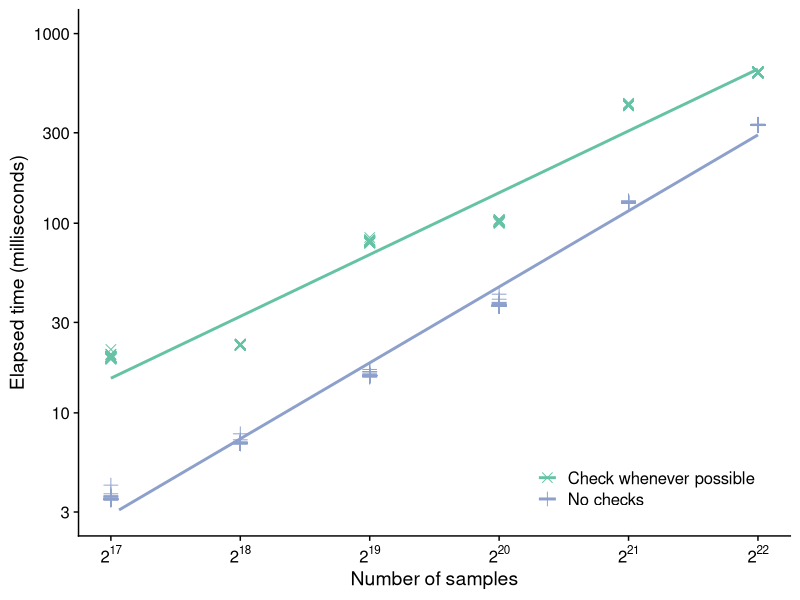
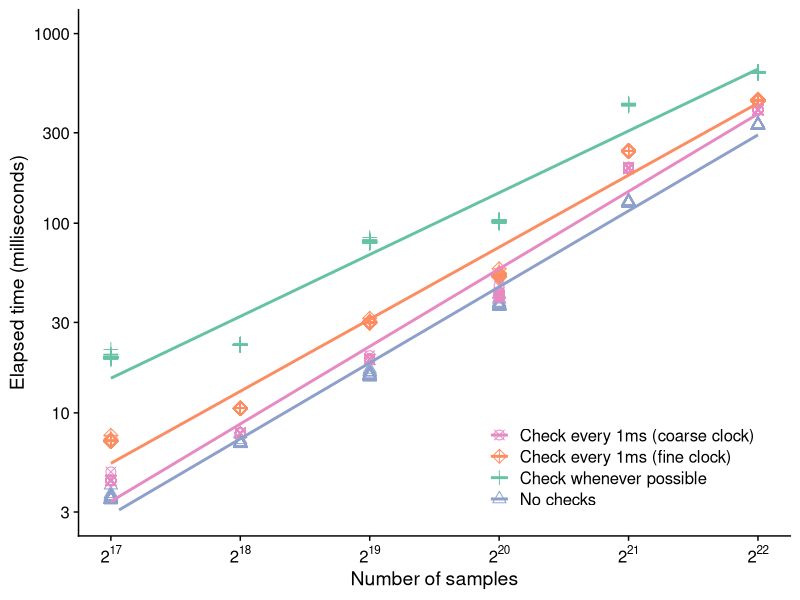
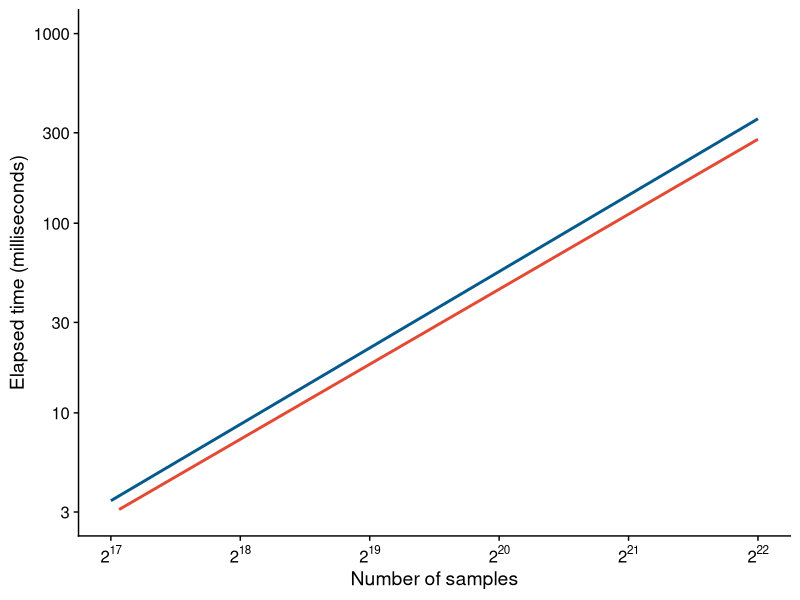
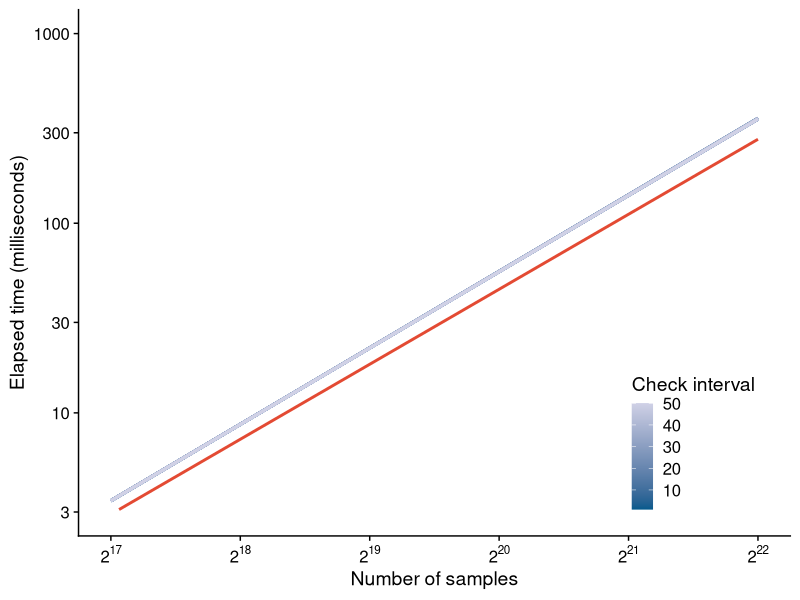
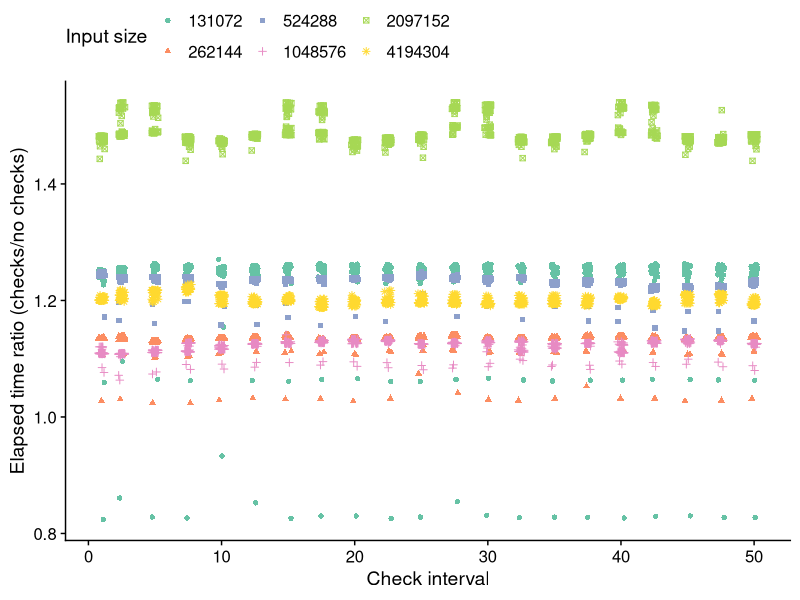
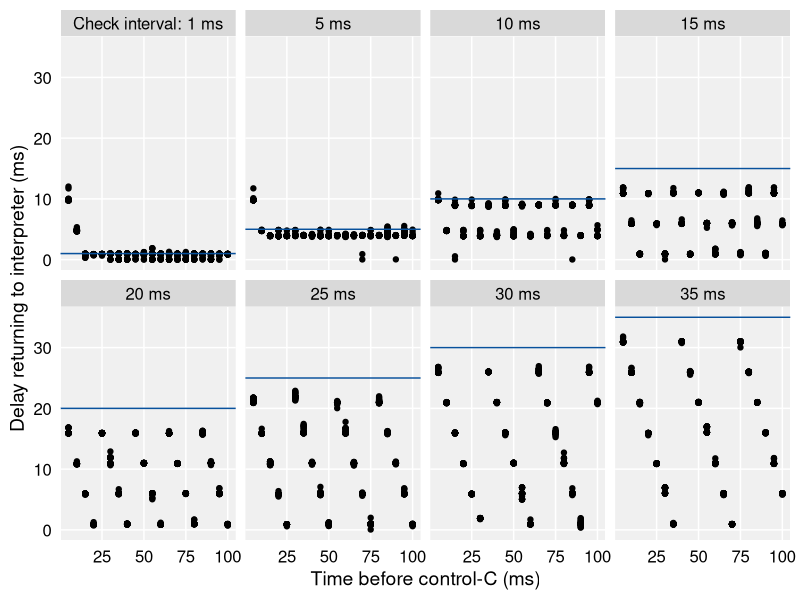
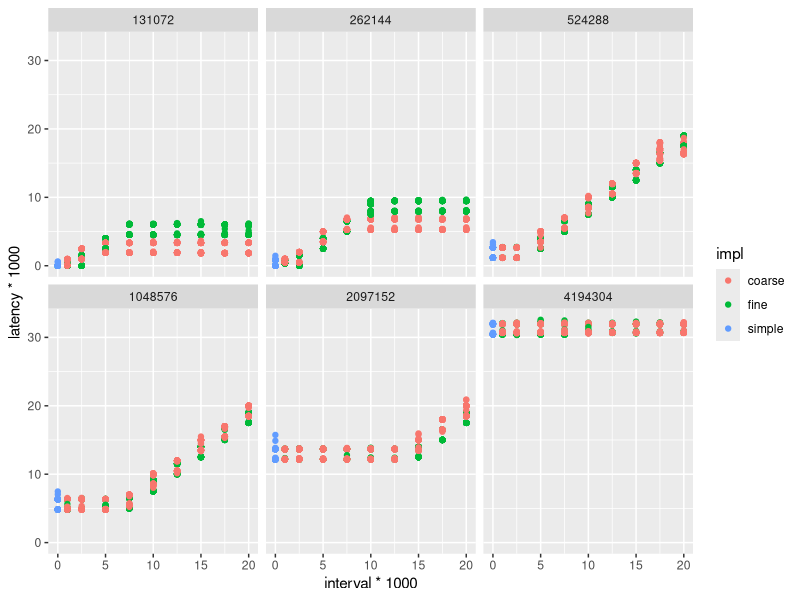

These figures' R source, in order:
suppressPackageStartupMessages({
    library(tidyverse)
    library(cowplot)
})

rt <- read_csv("runtime-all-py312.csv")

## just the cost of check-whenever-possible
ggplot(subset(rt, impl %in% c("none", "simple")),
       aes(x=size, y=elapsed * 1e3, colour=impl, shape=impl)) +
    geom_point(size=3) +
    geom_smooth(method="lm", formula=y~x, se=FALSE) +
    scale_x_continuous(
        "Number of samples",
        transform="log2",
        breaks=unique(rt$size),
        labels=scales::label_log(base=2)
    ) +
    scale_y_continuous(
        "Elapsed time (milliseconds)",
        transform="log10",
        limits=c(3, 1000),
        breaks=scales::breaks_log(6)
    ) +
    scale_colour_manual(
        values=c("simple"="#66c2a5", "none"="#8da0cb"),
        breaks=c("simple", "none"),
        labels=c("Check whenever possible", "No checks")
    ) +
    scale_shape_manual(
        values=c("none"=3, "simple"=4),
        breaks=c("simple", "none"),
        labels=c("Check whenever possible", "No checks")
    ) +
    theme_half_open() +
    theme(legend.position=c(.95, .05),
          legend.justification=c(1, 0),
          legend.title=element_blank())

## add in coarse and fine w/ checks every 1ms
ggplot(subset(rt, interval <= 0.001),
       aes(x=size, y=elapsed * 1e3, colour=impl, shape=impl)) +
    geom_point(size=3) +
    geom_smooth(method="lm", formula=y~x, se=FALSE) +
    scale_x_continuous(
        "Number of samples",
        transform="log2",
        breaks=unique(rt$size),
        labels=scales::label_log(base=2)
    ) +
    scale_y_continuous(
        "Elapsed time (milliseconds)",
        transform="log10",
        limits=c(3, 1000),
        breaks=scales::breaks_log(6)
    ) +
    scale_colour_manual(
        values=c("coarse"="#e78ac3", "fine"="#fc8d62",
                 "simple"="#66c2a5", "none"="#8da0cb"),
        breaks=c("coarse", "fine", "simple", "none"),
        labels=c(
            "Check every 1ms (coarse clock)",
            "Check every 1ms (fine clock)",
            "Check whenever possible",
            "No checks"
        )
    ) +
    scale_shape_manual(
        values=c("coarse"=13, "fine"=9, "simple"=3, "none"=2),
        breaks=c("coarse", "fine", "simple", "none"),
        labels=c(
            "Check every 1ms (coarse clock)",
            "Check every 1ms (fine clock)",
            "Check whenever possible",
            "No checks"
        )
    ) +
    theme_half_open() +
    theme(legend.position=c(.95, .05),
          legend.justification=c(1, 0),
          legend.title=element_blank())

rti <- read_csv("runtime-intervals-py312.csv")
rtN <- rti |> subset(impl=="none")   |> select(size|rep|elapsed)
rtC <- rti |> subset(impl=="coarse") |> select(size|rep|interval|elapsed)
rtR <- (
    inner_join(rtC, rtN, by=c('size','rep'), suffix=c('.coarse', '.none'))
    |> mutate(interval = interval * 1e3,
              elapsed.coarse = elapsed.coarse * 1e3,
              elapsed.none = elapsed.none * 1e3,
              size.f = factor(size))
    |> group_by(size, interval)
    |> mutate(elapsed.coarse=sort(elapsed.coarse),
              elapsed.none=sort(elapsed.none),
              elapsed.ratio=elapsed.coarse/elapsed.none)
    |> ungroup()
)

ggplot(subset(rtR, interval=1)) +
    geom_smooth(aes(x=size, y=elapsed.coarse), colour="#045a8d",
                method="lm", formula=y~x, se=FALSE, linewidth=1) +
    geom_smooth(aes(x=size, y=elapsed.none), colour="#e34a33",
                method="lm", formula=y~x, se=FALSE, linewidth=1) +
    scale_x_continuous(
        "Number of samples",
        transform="log2",
        breaks=unique(rt$size),
        labels=scales::label_log(base=2)
    ) +
    scale_y_continuous(
        "Elapsed time (milliseconds)",
        transform="log10",
        limits=c(3, 1000),
        breaks=scales::breaks_log(6)
    ) +
    theme_half_open()

ggplot(rtR) +
    geom_smooth(aes(x=size, y=elapsed.coarse, colour=interval, group=interval),
                method="lm", formula=y~x, se=FALSE, linewidth=1) +
    geom_smooth(aes(x=size, y=elapsed.none), colour="#e34a33",
                method="lm", formula=y~x, se=FALSE, linewidth=1) +
    scale_x_continuous(
        "Number of samples",
        transform="log2",
        breaks=unique(rt$size),
        labels=scales::label_log(base=2)
    ) +
    scale_y_continuous(
        "Elapsed time (milliseconds)",
        transform="log10",
        limits=c(3, 1000),
        breaks=scales::breaks_log(6)
    ) +
    scale_colour_gradient(
        "Check interval",
        low="#045a8d",
        high="#d0d1e6",
    ) +
    theme_half_open() +
    theme(legend.position=c(.95, .05),
          legend.justification=c(1, 0))

ggplot(rtR, aes(x=interval, y=elapsed.ratio, colour=size.f, shape=size.f)) +
    geom_jitter(width=0.25) +
    scale_colour_brewer(palette="Set2") +
    labs(x="Check interval", y="Elapsed time ratio (checks/no checks)",
         colour="Input size", shape="Input size") +
    theme_half_open() +
    theme(legend.position="top")

lat.delay <- (
    read_csv("latency-by-delay-py312.csv")
    |> subset(interrupted & interval <= 0.035)
    |> mutate(interval = interval * 1e3,
              delay = delay * 1e3,
              latency = latency * 1e3)
)

interval.labels <- with(lat.delay, case_when(
    interval == 1 ~ "Check interval: 1 ms",
    .default = sprintf("%.0f ms", interval)
))


ggplot(lat.delay, aes(x=delay, y=latency)) +
    facet_wrap(~interval, nrow=2,
               labeller = as_labeller(
                   function(s) ifelse(s == "1",
                                      "Check interval: 1 ms",
                                      paste(s, "ms")))) +
    geom_point() +
    geom_hline(aes(yintercept=interval), colour="#08519c") +
    labs(x="Time before control-C (ms)",
         y="Delay returning to interpreter (ms)") +
    theme_minimal_grid(colour="white") +
    theme(
        panel.background=element_rect(fill="#f0f0f0"),
        strip.background=element_rect(fill="#d9d9d9")
    )


lat <- read_csv("latency-py312.csv")

ggplot(subset(lat, interrupted),
       aes(x=interval * 1e3, y=latency * 1e3, colour=impl)) +
    facet_wrap(~size) +
    geom_point()
